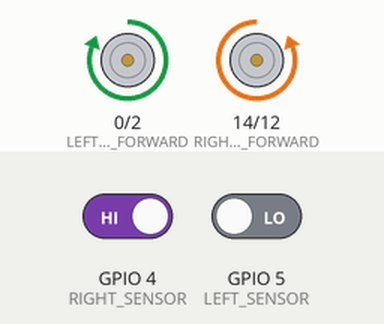
Simulated run of this sketch. Board: ESP8266 (NodeMCU). On the bench: motor-driver pin pairs drawn as motors (green arrow = first pin HIGH = forward, orange = second pin HIGH = backward, longer = more drive). The test bench sets the inputs (shaded band); at power-on: GPIO 4 (RIGHT_SENSOR) HIGH, GPIO 5 (LEFT_SENSOR) LOW.

Above: at 1.2 s.
1.3 s: GPIO 4 (RIGHT_SENSOR) driven LOW
At 2.1 s:
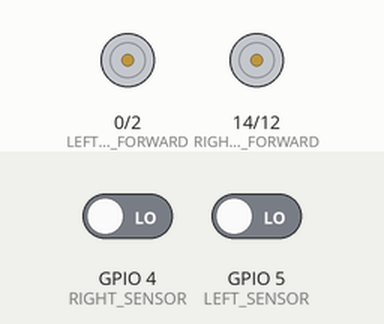
2.8 s: GPIO 5 (LEFT_SENSOR) driven HIGH
At 3.2 s:
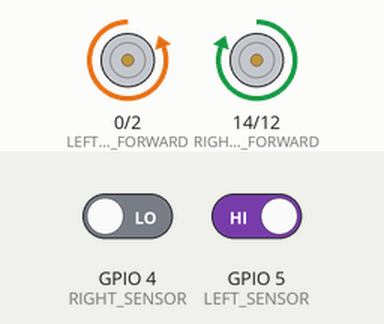
4.3 s: GPIO 4 (RIGHT_SENSOR) driven HIGH
At 5.4 s:
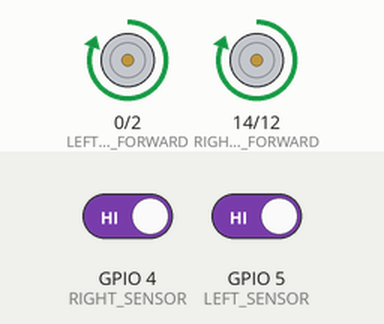
5.8 s: GPIO 5 (LEFT_SENSOR) driven LOW
At 6.8 s:
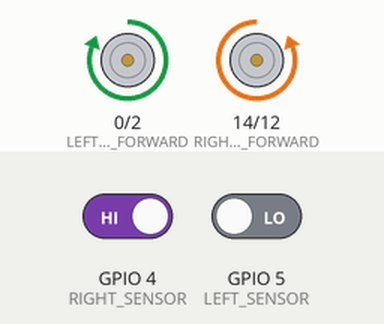
Timing chart, 0 to 8.3 s (numbered marks = the images above; inputs shaded):
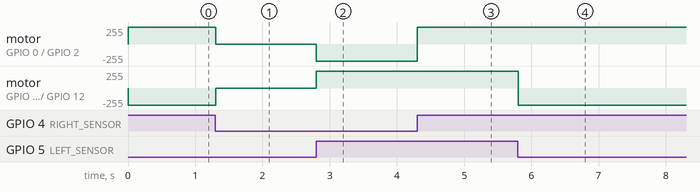

Measured:
- after the input at 1.3 s, motor on GPIO 0 (LEFT_MOTOR_FORWARD) / GPIO 2 (LEFT_MOTOR_BACKWARD): forward 255/255 → stopped at once; motor on GPIO 14 (RIGHT_MOTOR_FORWARD) / GPIO 12 (RIGHT_MOTOR_BACKWARD): backward 255/255 → stopped at once
- after the input at 2.8 s, motor on GPIO 0 (LEFT_MOTOR_FORWARD) / GPIO 2 (LEFT_MOTOR_BACKWARD): stopped → backward 255/255 at once; motor on GPIO 14 (RIGHT_MOTOR_FORWARD) / GPIO 12 (RIGHT_MOTOR_BACKWARD): stopped → forward 255/255 at once
- after the input at 4.3 s, motor on GPIO 0 (LEFT_MOTOR_FORWARD) / GPIO 2 (LEFT_MOTOR_BACKWARD): backward 255/255 → forward 255/255 at once
- after the input at 5.8 s, motor on GPIO 14 (RIGHT_MOTOR_FORWARD) / GPIO 12 (RIGHT_MOTOR_BACKWARD): forward 255/255 → backward 255/255 at once

The sketch:

BasicLFR.ino
```cpp
#include <ESP8266WiFi.h>

#define LEFT_SENSOR 5
#define RIGHT_SENSOR 4


#define LEFT_MOTOR_FORWARD 0
#define LEFT_MOTOR_BACKWARD 2

#define RIGHT_MOTOR_FORWARD 14
#define RIGHT_MOTOR_BACKWARD 12

void setup() {
  pinMode(LEFT_SENSOR, INPUT);
  pinMode(RIGHT_SENSOR, INPUT);
  pinMode(LEFT_MOTOR_FORWARD, OUTPUT);
  pinMode(LEFT_MOTOR_BACKWARD, OUTPUT);
  pinMode(RIGHT_MOTOR_FORWARD, OUTPUT);
  pinMode(RIGHT_MOTOR_BACKWARD, OUTPUT);
  Serial.begin(115200);
}

void loop() {
  bool left_detected = digitalRead(LEFT_SENSOR) == LOW;
  bool right_detected = digitalRead(RIGHT_SENSOR) == LOW;

  if (left_detected && !right_detected) {
    moveRight();
  } else if (!left_detected && right_detected) {
    moveLeft();
  } else if (!left_detected && !right_detected) {
    moveForward();
  } else {
    stop();
  }

  delay(10);
}

void moveForward() {
  digitalWrite(LEFT_MOTOR_FORWARD, HIGH);
  digitalWrite(LEFT_MOTOR_BACKWARD, LOW);
  digitalWrite(RIGHT_MOTOR_FORWARD, HIGH);
  digitalWrite(RIGHT_MOTOR_BACKWARD, LOW);
}

void moveLeft() {
  digitalWrite(LEFT_MOTOR_FORWARD, LOW);
  digitalWrite(LEFT_MOTOR_BACKWARD, HIGH);
  digitalWrite(RIGHT_MOTOR_FORWARD, HIGH);
  digitalWrite(RIGHT_MOTOR_BACKWARD, LOW);
}

void moveRight() {
  digitalWrite(LEFT_MOTOR_FORWARD, HIGH);
  digitalWrite(LEFT_MOTOR_BACKWARD, LOW);
  digitalWrite(RIGHT_MOTOR_FORWARD, LOW);
  digitalWrite(RIGHT_MOTOR_BACKWARD, HIGH);
}

void stop() {
  digitalWrite(LEFT_MOTOR_FORWARD, LOW);
  digitalWrite(LEFT_MOTOR_BACKWARD, LOW);
  digitalWrite(RIGHT_MOTOR_FORWARD, LOW);
  digitalWrite(RIGHT_MOTOR_BACKWARD, LOW);
}
```
